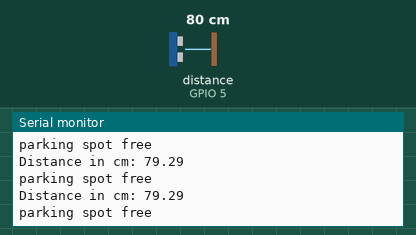
Recording of a sketch running on a simulated ESP32. On the bench: the last lines printed to the serial monitor. Inputs (shaded band) come from the test bench; at power-on: distance to the obstacle (sensor on GPIO 5) 80 cm. The echo pulse lasts 58.3 µs per cm; WiFi joins after 1.5 s; servers stay silent unless stated.

Above: at 6.5 s.
6.6 s: distance to the obstacle (sensor on GPIO 5) set to 56 cm
At 7.7 s:
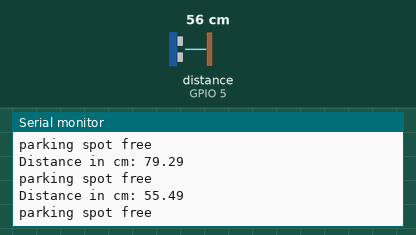
8.1 s: distance to the obstacle (sensor on GPIO 5) set to 47 cm
At 9.1 s:
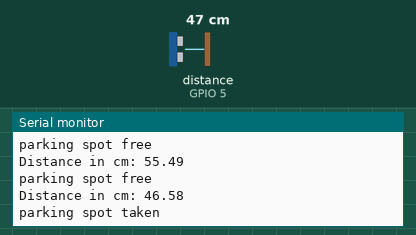
10.7 s: distance to the obstacle (sensor on GPIO 5) set to 12 cm
At 11.2 s:
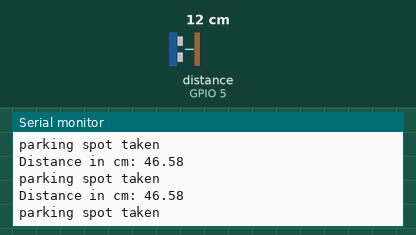
12.2 s: distance to the obstacle (sensor on GPIO 5) set to 9 cm
At 13.3 s:
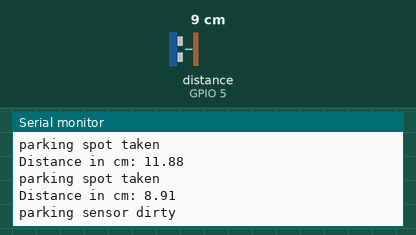
Timing chart, 0 to 15.2 s (numbered marks = the images above; inputs shaded):
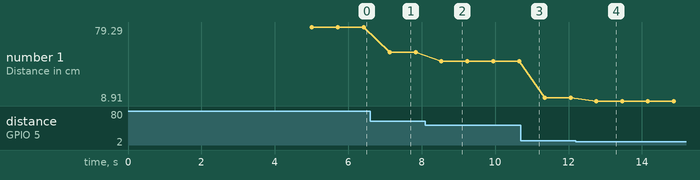

Measured:
- the behaviour switches between 51 and 50 cm on distance to the obstacle (sensor on GPIO 5) (found by bisection; images 1 and 2)
- the behaviour switches between 11 and 10 cm on distance to the obstacle (sensor on GPIO 5) (found by bisection; images 3 and 4)
- after the input at 6.6 s, the serial monitor: prints a new line after 0.53 s (image 1)
- after the input at 8.1 s, the serial monitor: prints a new line after 0.44 s (image 2)
- after the input at 12.2 s, the serial monitor: prints a new line after 0.56 s (image 4)
- plotted number 1: 79.29 → 55.49 after the input at 6.6 s, 55.49 → 46.58 after the input at 8.1 s, 46.58 → 11.88 after the input at 10.7 s, 11.88 → 8.91 after the input at 12.2 s

The sketch:

sketch_dec15a.ino
```cpp
#include "ThingSpeak.h"
#include <WiFi.h>

//-----------Wi-Fi Details---------//
char ssid[] = "505"; //SSID
char pass[] = "12345679"; // Password
//-------------------------------------------//
const int trigger = 18;
const int echo = 5;
long T;
int Status;
float distanceCM;
WiFiClient client;
unsigned long myChannelField = 1542072; // Channel ID
const int ChannelField1 = 1;// Which channel to write data
const int ChannelField2 = 2;
const char * myWriteAPIKey = "GCM8KYKWHQ3RFUH7"; // Your write API Key
 void setup()
{
 Serial.begin(115200);
 pinMode(trigger, OUTPUT);
 pinMode(echo, INPUT);
 WiFi.mode(WIFI_STA);
 ThingSpeak.begin(client);
}
void loop()
{
 if (WiFi.status() != WL_CONNECTED)
 {
 Serial.print("Attempting to connect to SSID: ");
 Serial.println(ssid);
 while (WiFi.status() != WL_CONNECTED)
 {
 WiFi.begin(ssid, pass);
 Serial.print(".");
delay(5000);
 }
 Serial.println("\nConnected.");
 }
 digitalWrite(trigger, LOW);
 delay(1);
 digitalWrite(trigger, HIGH);
 delayMicroseconds(10);
 digitalWrite(trigger, LOW);
 T = pulseIn(echo, HIGH);
 distanceCM = T * 0.034;
 distanceCM = distanceCM / 2;

 if(distanceCM<=10){
 Status=0;
 Serial.print("Distance in cm: ");
 Serial.println(distanceCM);
 Serial.println("parking sensor dirty");

 }
 else if(distanceCM>10 && distanceCM<=50){
 Status=1;
 Serial.print("Distance in cm: ");
 Serial.println(distanceCM);
 Serial.println("parking spot taken");

 }
 else {
 Status=2;
 Serial.print("Distance in cm: ");
 Serial.println(distanceCM);
 Serial.println("parking spot free");

 }
 ThingSpeak.writeField(myChannelField, ChannelField1,distanceCM, myWriteAPIKey);
 ThingSpeak.writeField(myChannelField,ChannelField2,Status,myWriteAPIKey);
 delay(100);
}
```
